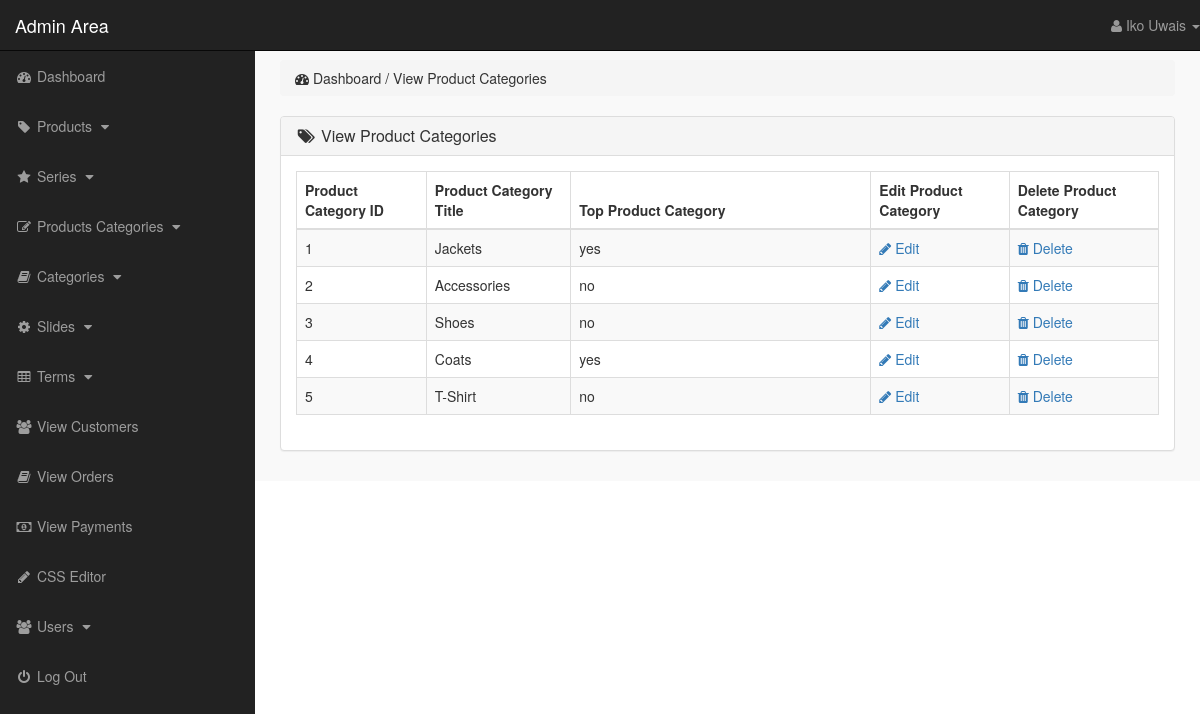
The page /admin_area/index.php?view_p_cats (signed in) on the database its author committed.
### tables this page shows
CREATE TABLE `product_categories` (
  `p_cat_id` int(10) NOT NULL,
  `p_cat_title` text NOT NULL,
  `p_cat_top` text NOT NULL,
  `p_cat_image` text NOT NULL
);

### admin_area/view_p_cats.php (the view)
<?php
    if(!isset($_SESSION['admin_email'])){
        echo "<script>window.open('login.php','_self')</script>";
    }else{
?>
<div class="row">
    <div class="col-lg-12">
        <ol class="breadcrumb">
            <li>
                <i class="fa fa-dashboard"></i> Dashboard / View Product Categories
            </li>
        </ol>
    </div>
</div>
<div class="row">
    <div class="col-lg-12">
        <div class="panel panel-default">
            <div class="panel-heading">
                <h3 class="panel-title">
                    <i class="fa fa-tags fa-fw"></i> View Product Categories
                </h3>
            </div>
            <div class="panel-body">
                <div class="table-responsive">
                    <table class="table table-hover table-striped table-bordered">
                        <thead>
                            <tr>
                                <th> Product Category ID </th>
                                <th> Product Category Title </th>
                                <th> Top Product Category </th>
                                <th> Edit Product Category </th>
                                <th> Delete Product Category </th>
                            </tr>
                        </thead>
                        <tbody>
                            <?php
                                $i=0;
                                $get_p_cats = "select * from product_categories";
                                $run_p_cats = mysqli_query($con,$get_p_cats);
                                while($row_p_cats=mysqli_fetch_array($run_p_cats)){
                                    $p_cat_id = $row_p_cats['p_cat_id'];
                                    $p_cat_title = $row_p_cats['p_cat_title'];
                                    $p_cat_top = $row_p_cats['p_cat_top'];
                                    $i++;
                            ?>
                            <tr>
                                <td> <?php echo $i; ?> </td>
                                <td> <?php echo $p_cat_title; ?> </td>
                                <td width="300"> <?php echo $p_cat_top; ?> </td>
                                <td>
                                    <a href="index.php?edit_p_cat= <?php echo $p_cat_id; ?> ">
                                        <i class="fa fa-pencil"></i> Edit
                                    </a>
                                </td>
                                <td>
                                    <a href="index.php?delete_p_cat= <?php echo $p_cat_id; ?> ">
                                        <i class="fa fa-trash"></i> Delete
                                    </a>
                                </td>
                            </tr>
                            <?php } ?>
                        </tbody>
                    </table>
                </div>
            </div>
        </div>
    </div>
</div>
<?php } ?>

### admin_area/includes/sidebar.php (shortened to what this page needs)
<?php
    if(!isset($_SESSION['admin_email'])){
        echo "<script>window.open('login.php','_self')</script>";
    }else{
?>
<nav class="navbar navbar-inverse navbar-fixed-top">
    <div class="navbar-header">
        <a href="index.php?dashboard" class="navbar-brand">Admin Area</a>
    </div>
    <ul class="nav navbar-right top-nav">
        <li class="dropdown">
            <a href="#" class="dropdown-toggle" data-toggle="dropdown">
                <i class="fa fa-user"></i> <?php echo $admin_name;  ?> <b class="caret"></b>
            </a>
        </li>
    </ul>
    <div class="collapse navbar-collapse navbar-ex1-collapse">
        <ul class="nav navbar-nav side-nav">
            <li>
                <a href="index.php?dashboard">
                        <i class="fa fa-fw fa-dashboard"></i> Dashboard
                </a>
            </li>
            <li>
                <a href="#" data-toggle="collapse" data-target="#products">
                        <i class="fa fa-fw fa-tag"></i> Products
                        <i class="fa fa-fw fa-caret-down"></i>
                </a>
            </li>
            <li>
                <a href="#" data-toggle="collapse" data-target="#manufacturer">
                        <i class="fa fa-fw fa-star"></i> Series
                        <i class="fa fa-fw fa-caret-down"></i>
                </a>
            </li>
            <li>
                <a href="#" data-toggle="collapse" data-target="#p_cat">
                        <i class="fa fa-fw fa-edit"></i> Products Categories
                        <i class="fa fa-fw fa-caret-down"></i>
                </a>
            </li>
            <li>
                <a href="#" data-toggle="collapse" data-target="#cat">
                        <i class="fa fa-fw fa-book"></i> Categories
                        <i class="fa fa-fw fa-caret-down"></i>
                </a>
            </li>
            <li>
                <a href="#" data-toggle="collapse" data-target="#slides">
                        <i class="fa fa-fw fa-gear"></i> Slides
                        <i class="fa fa-fw fa-caret-down"></i>
                </a>
            </li>
            <li>
                <a href="#" data-toggle="collapse" data-target="#terms">
                        <i class="fa fa-fw fa-table"></i> Terms
                        <i class="fa fa-fw fa-caret-down"></i>
                </a>
            </li>
            <li>
                <a href="index.php?view_customers">
                    <i class="fa fa-fw fa-users"></i> View Customers
                </a>
            </li>
            <li>
                <a href="index.php?view_orders">
                    <i class="fa fa-fw fa-book"></i> View Orders
                </a>
            </li>
            <li>
                <a href="index.php?view_payments">
                    <i class="fa fa-fw fa-money"></i> View Payments
                </a>
            </li>
            <li>
                <a href="index.php?edit_css">
                    <i class="fa fa-fw fa-pencil"></i> CSS Editor
                </a>
            </li>
            <li>
                <a href="#" data-toggle="collapse" data-target="#users">
                        <i class="fa fa-fw fa-users"></i> Users
                        <i class="fa fa-fw fa-caret-down"></i>
                </a>
            </li>
            <li>
                <a href="logout.php">
                    <i class="fa fa-fw fa-power-off"></i> Log Out
                </a>
            </li>
        </ul>
    </div>
</nav>
<?php } ?>

### admin_area/css/style.css (style rules this page uses)
body { margin-top: 100px; }
@media (min-width: 768px) { body { margin-top: 50px; } }
.top-nav { 0 15px; }
.top-nav>li { float: left; display: inline-block; }
.top-nav>li>a { color: #999999; line-height: 20px; padding-top: 15px; padding-bottom: 15px; }
@media (min-width: 768px) { .side-nav { position: fixed; top: 51px; bottom: 0; width: 255px; overflow-y: auto; overflow-x: hidden; background-color: #222222; padding-bottom: 40px; border-radius: 0; } }
@media (min-width: 768px) { .side-nav>li>a { width: 255px; } }
.panel-body { border-radius: 5px; }

### rows shown on the page
product_categories: p_cat_title "Jackets", p_cat_top "yes"
product_categories: p_cat_title "Accessories", p_cat_top "no"
product_categories: p_cat_title "Shoes", p_cat_top "no"
product_categories: p_cat_title "Coats", p_cat_top "yes"
product_categories: p_cat_title "T-Shirt", p_cat_top "no"

### other values the page prints
$admin_name "Iko Uwais"
